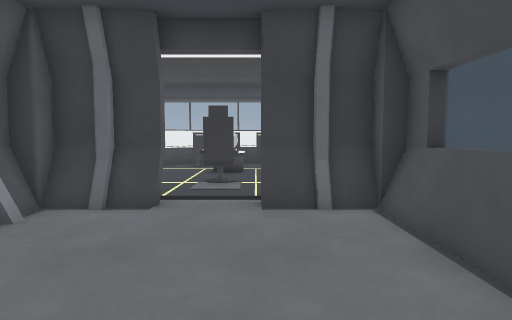
view 1 (above)

17 first-person views from a walk through a 3-D level made in the Godot game engine. The camera is 1.3 m above the floor, tilts 4° down and sees 75° across. The floor is counted in squares, 0.94 m on a side. Each view is taken from the middle of a square. On the plan, view 1 faces up. The plan holds only what a view shows up to about 15 squares ahead; the rest is blank. The place goes on beyond the plan. Surface patterns are stand-ins for the level's own textures.

view 2
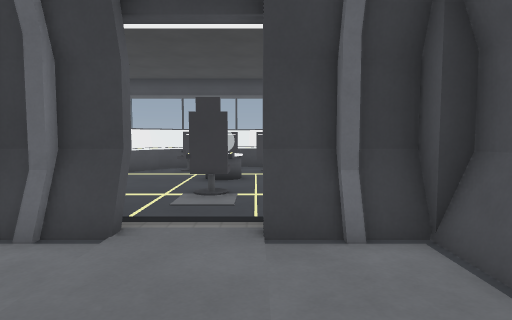

view 3
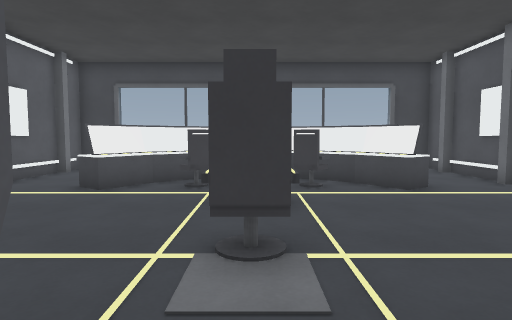

view 4
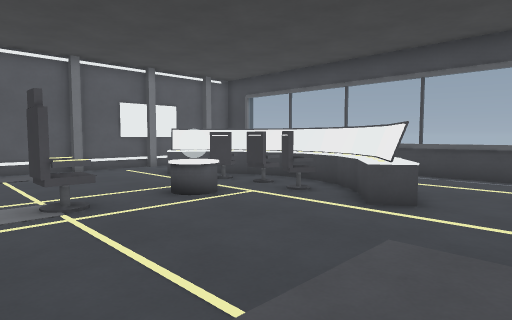

view 5
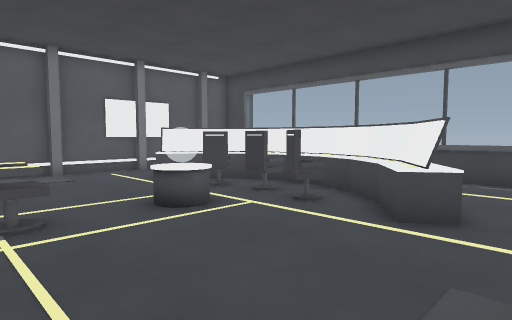

view 6
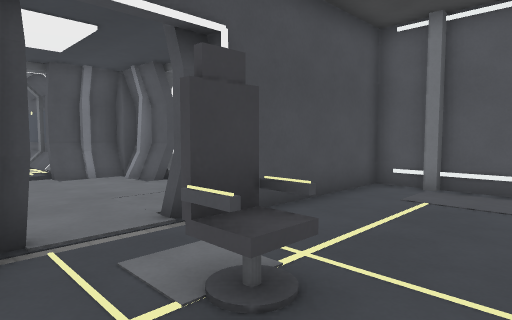

view 7
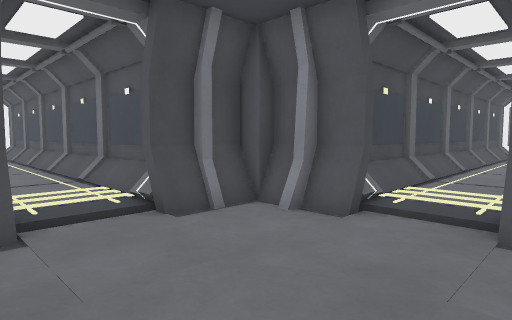

view 8
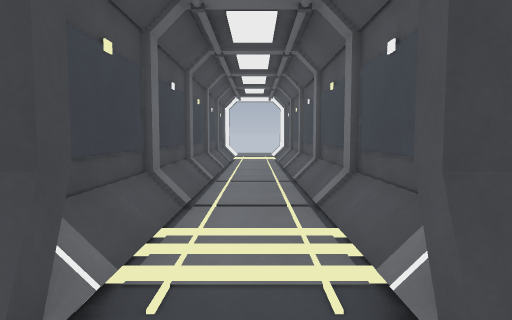

view 9
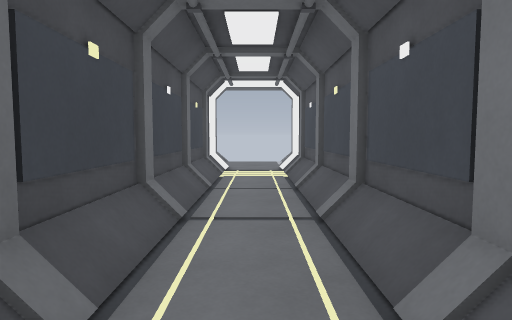

view 10
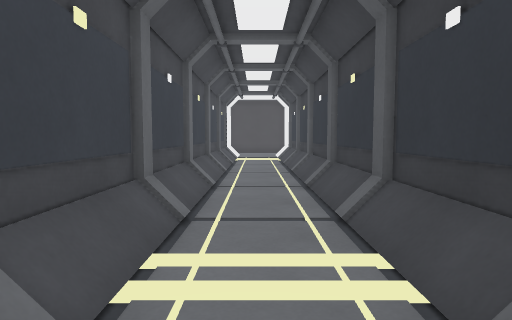

view 11
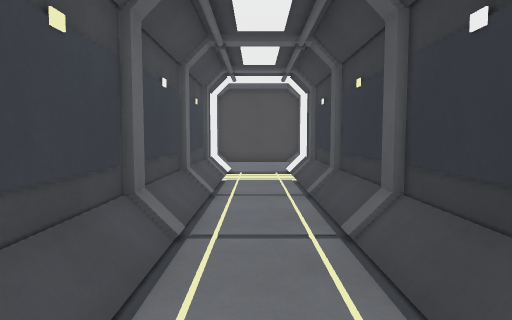

view 12
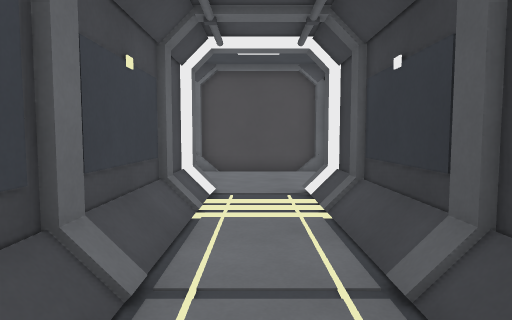

view 13
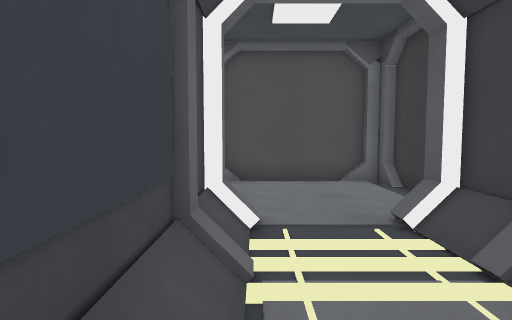

view 14
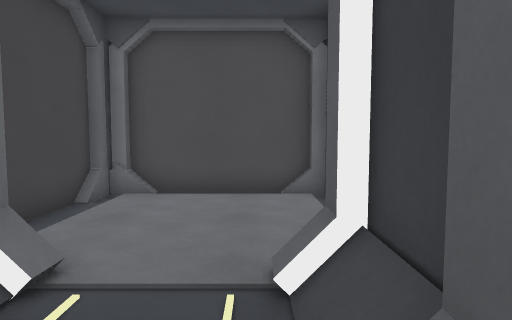

view 15
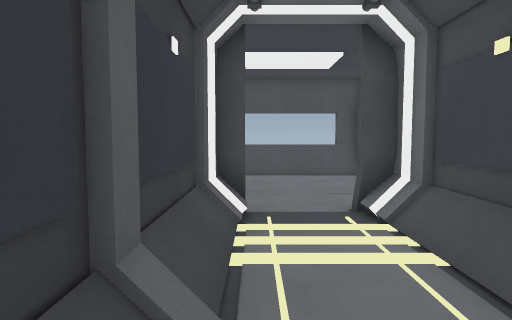

view 16
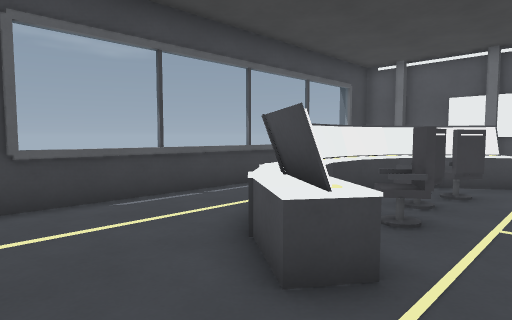

view 17
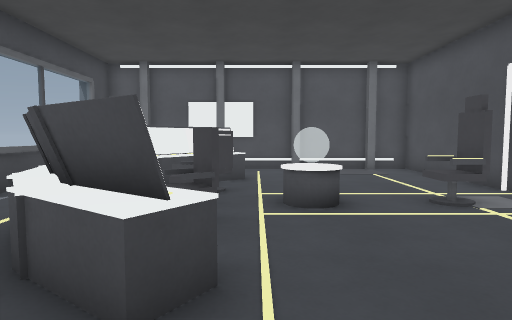

### Floor plan
Key: @ floor where view 1 was taken; # wall or solid block; . main floor; : floor 0.25 m higher than the main floor; / step, stairs or slope; = window, fence, low wall or low ledge; ^ raised ledge; C chair; N console; P pillar.
Columns run from 30 left of view 1 to 7 right of it. Each row starts with its distance up from view 1.
 21                                    PP
 20                      ###==#========PP
 19                      ##.......  ....##
 18                      #......NNN  ....#
 17                      #....NNNNNNN....#
 16                      #...NNN.C.NNN...#
 15                      #..NN.CCCCC.N...#
 14                      #...............#
 13                      #.......^.......#
 12                      #.......^.......#
 11                      #...............#
 10                      #.......C.......#
  9                      #...............#
  8                      #...............#
  7                      #######...#######
  6 ####                     #.......#
  5 #.::::####################.......=
  4 #.::::..:::::::::::::.:::/.......=
  3 #.::::..:::::::::::::.:::/.......=
  2 #.::::///////////////////#.......=
  1 ##::::#####################......=
  0  ####                    ##=..@ .#
 -1                           ##///#
 -2                            #/::#
 -3                            #/::#
 -4                            #/::#
 -5                            #/..#
 -6                            #/::#
 -7                            #/::#
 -8                            #/::#
 -9                            #/::#
-10                            #/::#
-11                            #/::#
-12                            #/::#
-13                            #/::#
-14                            #/::#
-15                            #/::#
-16                            #/::#
-17                            #/::#
-18                            #/::#
-19                            #/..#
-20                            #/::#
-21                             :::

Positions as (right, up) in squares from view 1, and headings:
1: (0, 0), facing up
2: (0, 2), facing up
3: (-1, 6), facing up
4: (6, 8), facing up-left
5: (5, 9), facing up-left
6: (1, 12), facing down-left
7: (1, 5), facing down-left
8: (-1, 1), facing down
9: (-1, -6), facing down
10: (-4, 3), facing left
11: (-11, 3), facing left
12: (-16, 3), facing left
13: (-19, 2), facing left
14: (-21, 4), facing left
15: (-11, 4), facing right
16: (-8, 13), facing up-right
17: (-8, 14), facing right
